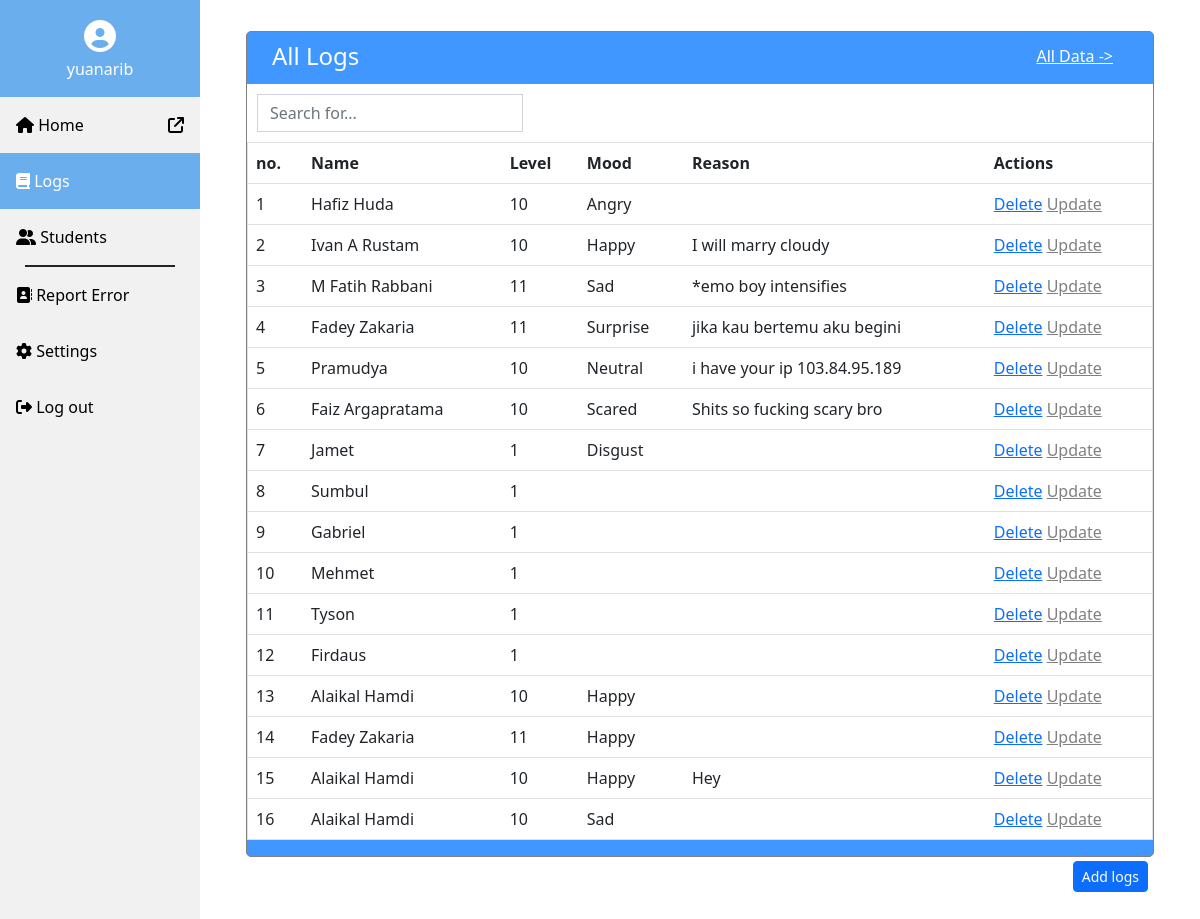
The page /members/logs/ (signed in) on the database as committed earlier.
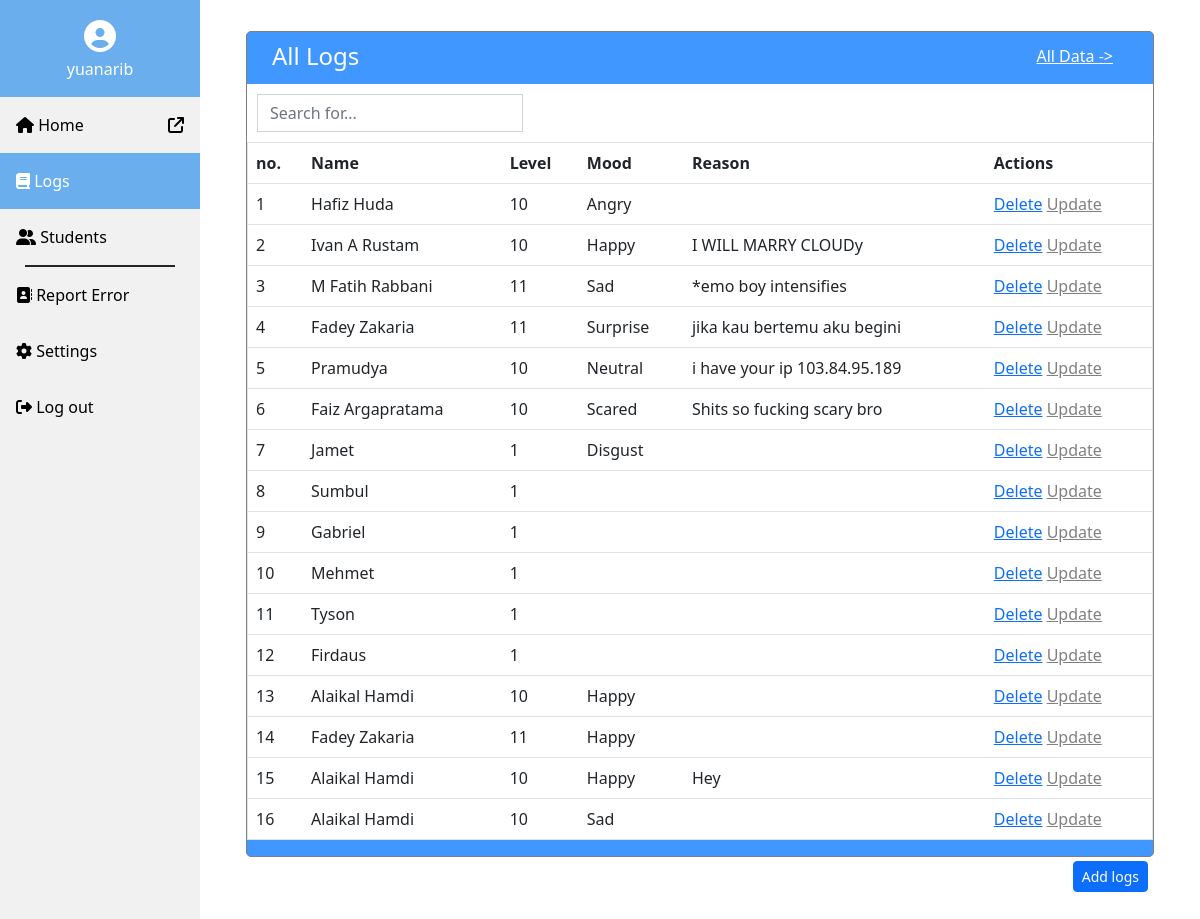
The same page on the database as committed later.
### members/models.py (models this page shows)
class Members(models.Model):
  name = models.CharField(max_length=255, default="zero")
  level = models.IntegerField(default=0)
  mood = models.CharField(max_length=10, default="neutral")
  reason = models.CharField(max_length=255, default="lorem ipsum dolor sit amet")

### members/views.py (the view)
# urls.py: path('logs/', views.logs, name='logs'),
@login_required
def logs(request):
  mymembers = Members.objects.all().values()
  template = loader.get_template('logs.html')
  context = {
    'mymembers': mymembers,
  }
  return HttpResponse(template.render(context, request))

### members/templates/logs.html (shortened to what this page needs)
{%load static%}
<!DOCTYPE html>
<link href="{% static 'css/bootstrap.min.css' %}" rel="stylesheet">
{%include 'includeIndex.html'%}
<div class="content">
<div style="border-color:gray;border-width: 1px;border-radius: 5px;border-style: solid;padding: 0px;margin: 30px;background-color: #3F97FF;position: relative;"><h4 style="padding-top: 10px;padding-left: 25px;padding-bottom: 5px; color: #FFF;">All Logs</h4><h6 style="position: absolute;right: 40px;top: 15px;color: white;"><a href="" style="color: white;">All Data -></a></h6>
    <div style="background-color: #FFF">
      <div style="padding: 10px;">
        <input type="text" id="searchInput" onkeyup="searchFunc()" placeholder="Search for..." style="border-radius: 0px;width: 30%;" class="form-control">
      </div>
    <table border="1" class="table table-hover" id="logsTable">
    <tr>
        <th>no. </th>
        <th>Name</th>
        <th>Level</th>
        <th>Mood</th>
        <th>Reason</th>
        <th>Actions</th>
    </tr>
    {% for x in mymembers %}
    <tr>
        <td>{{ forloop.counter }}</td>
        <td>{{ x.name }}</td>
        <td>{{ x.level }}</td>
        <td>{{ x.mood }}</td>
        <td>{{ x.reason }}</td>
        <td><a href="delete/{{x.id}}">Delete</a>   <a href="update/{{ x.id }}" style="color: gray;">Update</a></td>
    </tr>
    {% endfor %}
    </table>
    <p>
        <a href="add/" class="btn btn-primary btn-sm" style="margin: 5px;position: absolute;right: 0px;">Add logs</a>
        </p>
    </div></div></div>

Rows that differ between the two databases and show on the page:
changed Members "Ivan A Rustam": reason "I will marry cloudy" → "I WILL MARRY CLOUDy"
